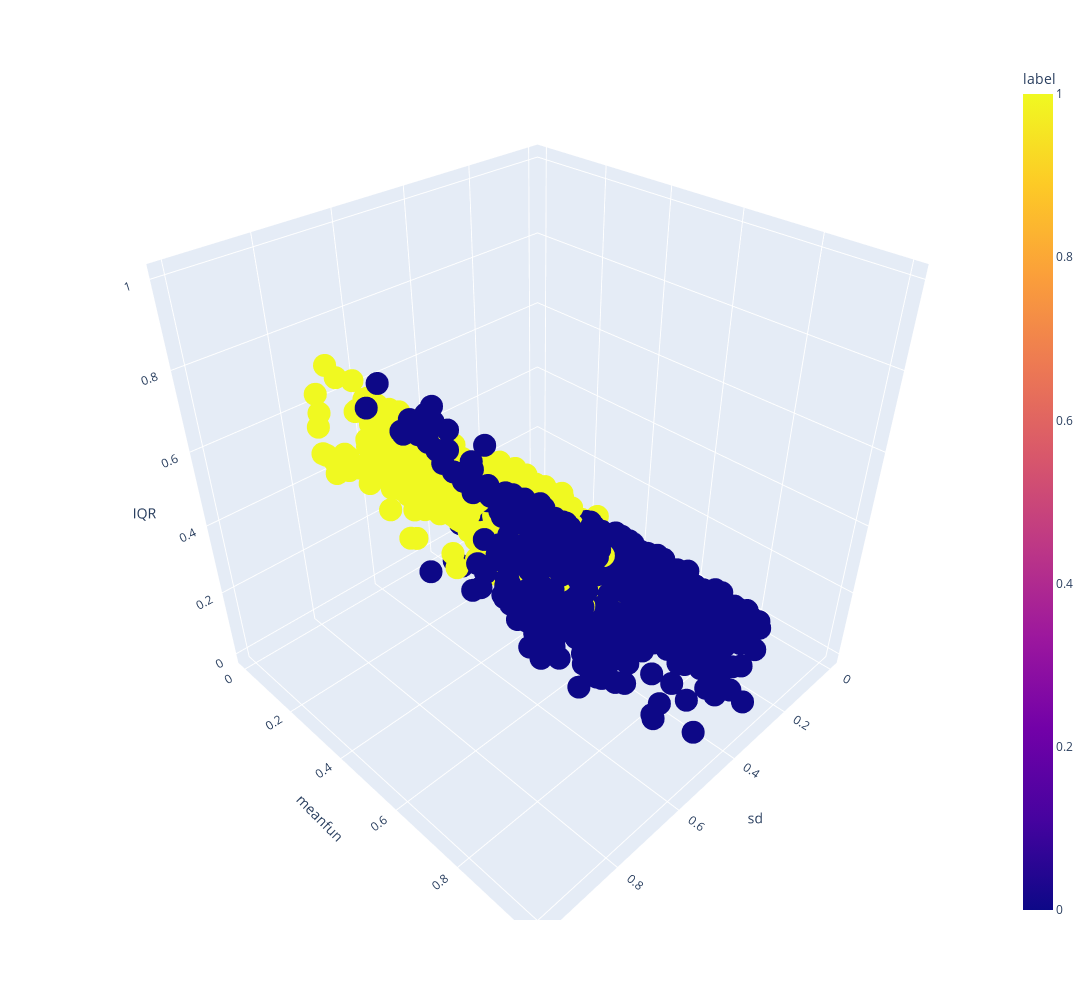

Notebook code cell kept with this figure:
### Markdown cell above
#### 3D Visualization

### Code cell
# plot_imp = df_voice[['sd', 'meanfun', 'IQR', 'Q25', 'label']] Take only 3 features

fig = px.scatter_3d(plot_imp, x='sd', y='meanfun', z='IQR', color='label', height=1000, width=1400)
fig.show()

### Figure 1 — Plotly figure (JSON) as saved in the notebook; plotly's stock layout.template omitted (floating-point values rounded to 4 significant figures; data arrays with more than 128 entries replaced by an {"elided": "..."} marker saying what was removed)
{"data": [{"hovertemplate": "sd=%{x}<br>meanfun=%{y}<br>IQR=%{z}<br>label=%{marker.color}<extra></extra>", "legendgroup": "", "marker": {"color": {"elided": "3168 int values"}, "coloraxis": "coloraxis", "symbol": "circle"}, "mode": "markers", "name": "", "scene": "scene", "showlegend": false, "type": "scatter3d", "x": {"elided": "3168 float values"}, "y": {"elided": "3168 float values"}, "z": {"elided": "3168 float values"}}], "layout": {"coloraxis": {"colorbar": {"title": {"text": "label"}}, "colorscale": [[0, "#0d0887"], [0.1111, "#46039f"], [0.2222, "#7201a8"], [0.3333, "#9c179e"], [0.4444, "#bd3786"], [0.5556, "#d8576b"], [0.6667, "#ed7953"], [0.7778, "#fb9f3a"], [0.8889, "#fdca26"], [1, "#f0f921"]]}, "height": 1000, "legend": {"tracegroupgap": 0}, "margin": {"t": 60}, "scene": {"domain": {"x": [0, 1], "y": [0, 1]}, "xaxis": {"title": {"text": "sd"}}, "yaxis": {"title": {"text": "meanfun"}}, "zaxis": {"title": {"text": "IQR"}}}, "width": 1400}}
